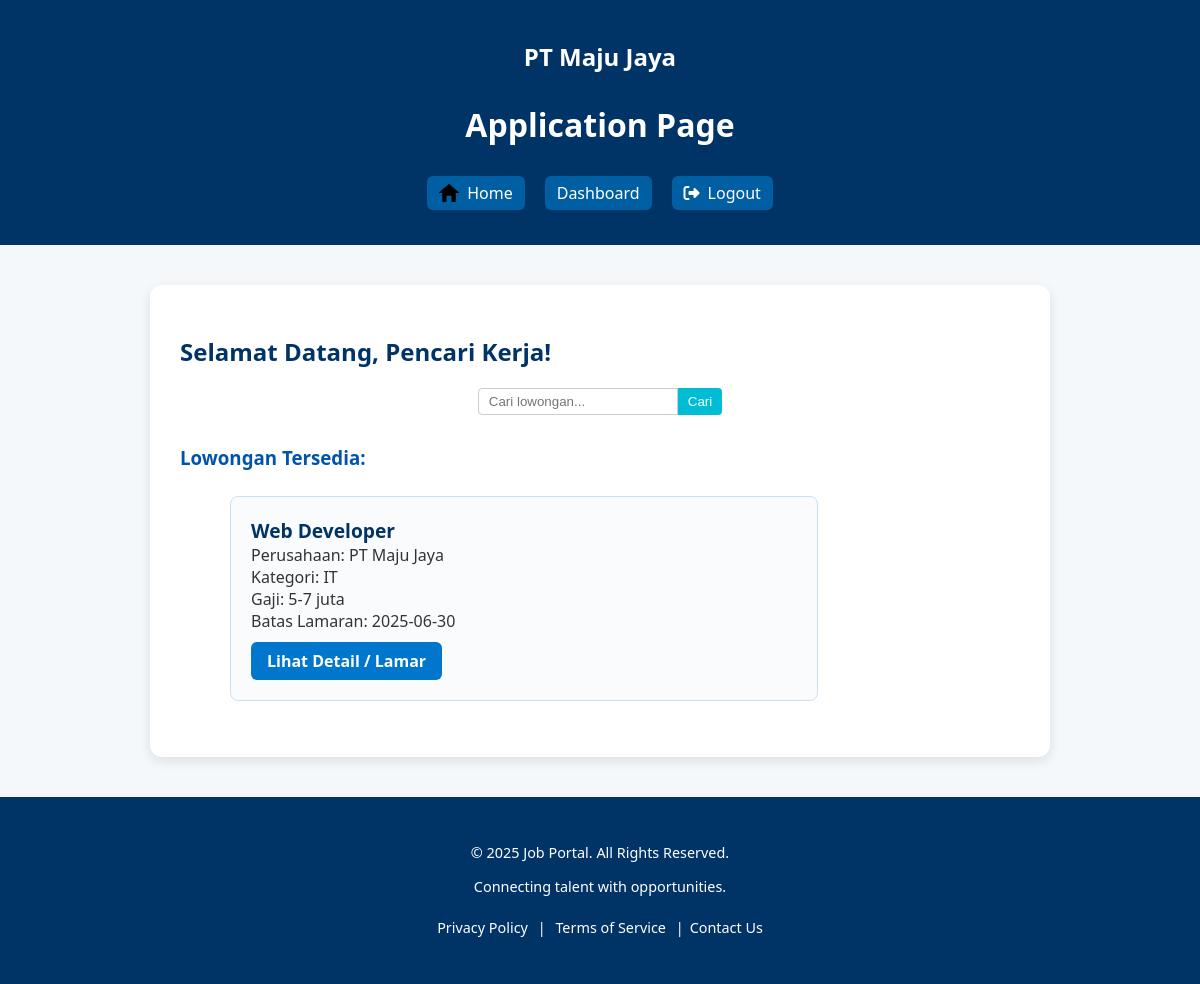
Screenshot of /halaman_pencari_kerja.php (signed in) with the database file from the repository.
### tables this page shows
CREATE TABLE `perusahaan` (
  `id` int(11) NOT NULL,
  `id_user` int(11) NOT NULL,
  `nama_perusahaan` varchar(100) NOT NULL,
  `lokasi` varchar(100) DEFAULT NULL,
  `logo` varchar(255) DEFAULT NULL
);

CREATE TABLE `lowongan` (
  `id` int(11) NOT NULL,
  `id_perusahaan` int(11) NOT NULL,
  `nama_pekerjaan` varchar(100) NOT NULL,
  `kategori` varchar(50) DEFAULT NULL,
  `jenis_pekerjaan` varchar(50) DEFAULT NULL,
  `rentang_gaji` varchar(50) DEFAULT NULL,
  `deskripsi` text DEFAULT NULL,
  `syarat` text DEFAULT NULL,
  `batas_lamaran` date DEFAULT NULL
);

### halaman_pencari_kerja.php (the view, shortened to what this page needs)
<?php
require_once 'config/koneksi.php';
$search = isset($_POST['src']) ? mysqli_real_escape_string($conn, $_POST['src']) : '';
if ($search) {
    $sql = "SELECT l.id, l.nama_pekerjaan, l.kategori, l.rentang_gaji, l.jenis_pekerjaan, l.deskripsi, l.syarat, l.batas_lamaran, p.nama_perusahaan
            FROM lowongan l
            JOIN perusahaan p ON l.id_perusahaan = p.id
            WHERE (l.nama_pekerjaan LIKE '%$search%'
                OR l.kategori LIKE '%$search%'
                OR l.jenis_pekerjaan LIKE '%$search%'
                OR l.deskripsi LIKE '%$search%'
                OR l.syarat LIKE '%$search%')
              AND l.batas_lamaran >= CURDATE()
            ORDER BY l.id DESC";
} else {
    $sql = "SELECT l.id, l.nama_pekerjaan, l.kategori, l.rentang_gaji, l.batas_lamaran, p.nama_perusahaan
            FROM lowongan l
            JOIN perusahaan p ON l.id_perusahaan = p.id
            WHERE l.batas_lamaran >= CURDATE()
            ORDER BY l.id DESC";
}
$result = mysqli_query($conn, $sql);
$lowongan = [];
if ($result && mysqli_num_rows($result) > 0) {
    while ($row = mysqli_fetch_assoc($result)) {
        $lowongan[] = $row;
    }
}
?>
<!DOCTYPE html>
<html lang="id">
<head>
    <link rel="stylesheet" href="css/halaman_pencari_kerja.css?<?php echo time(); ?>">
</head>
<body>
    <div class="wrapper">
        <?php
        include "include/header.php";
        ?>
        <div class="dashboard-container">
            <h2>Selamat Datang, Pencari Kerja!</h2>
            <form action="" method="post" class="search-bar">
                <input class="searchtext" type="search" name="src" id="SR" placeholder="Cari lowongan...">
                <input class="searchbutton" type="submit" name="src-sub" id="SR-sub" value="Cari">
            </form>
            <h3>Lowongan Tersedia:</h3>
            <?php if (empty($lowongan)): ?>
                <p>Belum ada lowongan tersedia.</p>
            <?php else: ?>
                <ul>
                    <main class="form-panel">
                        <table cellpadding="10" cellspacing="0" style="width: 100%; text-align: left;">
                            <tr>
                                <?php
                                foreach ($lowongan as $l):
                                ?>
                                    <td>
                                        <div class="job-job">
                                            <strong><?= htmlspecialchars($l['nama_pekerjaan']) ?></strong><br>
                                            Perusahaan: <?= htmlspecialchars($l['nama_perusahaan']) ?><br>
                                            Kategori: <?= htmlspecialchars($l['kategori']) ?><br>
                                            Gaji: <?= htmlspecialchars($l['rentang_gaji']) ?><br>
                                            Batas Lamaran: <?= htmlspecialchars($l['batas_lamaran']) ?><br>
                                            <a class="detail" href="detail_lowongan.php?id=<?= $l['id'] ?>">Lihat Detail / Lamar</a>
                                        </div>
                                    </td>
                                <?php
                                endforeach;
                                ?>
                            </tr>
                        </table>
                    </main>
                </ul>
            <?php endif; ?>
        </div>
        <?php
        include "include/footer.php";
        ?>
    </div>
</body>
</html>

### include/header.php (shortened to what this page needs)
<link rel="stylesheet" href="css/header.css?<?php echo time();?>">
<link rel="stylesheet" href="https://cdnjs.cloudflare.com/ajax/libs/font-awesome/6.5.0/css/all.min.css">
<?php
    require_once 'config/koneksi.php';
    $pageTitle = isset($customPageTitle) ? $customPageTitle : "Application Page";
    echo "<header class='head'>";
        if ($_SESSION) {
                if ($_SESSION['role'] == "perusahaan") {
                    $hquery = "SELECT * FROM perusahaan WHERE id_user = ?";
                    $hstmt = $conn->prepare($hquery);
                    $hstmt->bind_param("i", $_SESSION['user_id']);
                    $hstmt->execute();
                    $hresult = $hstmt->get_result();
                    $huser = $hresult -> fetch_assoc();
                    echo "<h2>".$huser['nama_perusahaan']."</h2>";
               }
        }
    echo    "<h1 class='header-title'> $pageTitle </h1>";
    echo    "<nav>";
    echo        "<a class='filter' href='halaman_pencari_kerja.php'> <img class='home-img' src='images/home.png' alt='Home'> Home</a>";
            if ($_SESSION) {
                if ($_SESSION['role'] == "perusahaan") {
                    echo "<a class='filter' href='dashboard_perusahaan.php'>Dashboard</a>";
                }
                    echo "<a class='filter' href='logout.php'>
                            <i class='fas fa-sign-out-alt'></i> Logout
                        </a>";
            } else {
                    echo "<a class='filter' href='login.php'>
                            <i class='fas fa-sign-in-alt'></i> Login
                        </a>";
            }
    echo    "</nav>";
    echo "</header>";
?>

### css/halaman_pencari_kerja.css (style rules this page uses)
html, body { height: 100%; margin: 0; padding: 0; }
.wrapper { min-height: 100vh; display: flex; flex-direction: column; }
body { margin: 0; font-family: 'Segoe UI', Tahoma, Geneva, Verdana, sans-serif; background-color: #f4f8fb; color: #333; }
a { color: #0066cc; text-decoration: none; }
header, footer { background-color: #003366; color: white; padding: 15px 30px; text-align: center; }
.dashboard-container { flex: 1; width: 70%; margin: 40px auto; background-color: white; padding: 30px; border-radius: 12px; box-shadow: 0 4px 12px rgba(0,0,0,0.1); min-height: 50%; }
.dashboard-container h2 { color: #003366; margin-bottom: 20px; }
.dashboard-container h3 { color: #0055aa; margin-top: 30px; margin-bottom: 15px; }
.form-panel { display: flex; flex-direction: column; gap: 25px; }
.job-job { border: 1px solid #cce0f5; background-color: #f9fbfd; padding: 20px; border-radius: 8px; transition: box-shadow 0.2s ease-in-out; width: 70%; }
.job-job strong { font-size: 1.2em; color: #003366; }
.detail { display: inline-block; margin-top: 10px; padding: 8px 16px; background-color: #0077cc; color: white; border-radius: 6px; font-weight: bold; transition: background-color 0.2s ease-in-out; }
.header-title { font-size: 20px; font-weight: bold; margin: 0; padding: 10px 0; color: white; }
.head { background-color: #003366; color: white; padding: 20px 30px; }
nav { margin-top: 10px; display: flex; flex-wrap: wrap; gap: 10px; }
nav .filter { color: white; font-weight: 500; padding: 6px 12px; background-color: #005fa3; border-radius: 6px; text-decoration: none; transition: background-color 0.2s; }
.search-bar { margin-top: 15px; }
.searchtext { padding: 8px; width: 200px; border-radius: 6px 0 0 6px; border: none; outline: none; }
.searchbutton { padding: 8px 12px; background-color: #0077cc; color: white; border: none; border-radius: 0 6px 6px 0; cursor: pointer; }

### css/header.css (style rules this page uses)
.head { background-color: #003366;; padding: 20px; color: white; display: flex; flex-direction: column; align-items: center; position: sticky; width: auto; height: 25%; }
.header-title { font-size: 2rem; margin-bottom: 10px; }
nav { display: flex; gap: 20px; margin-bottom: 15px; }
.filter { text-decoration: none; color: #ffffff; font-weight: bold; display: flex; align-items: center; gap: 8px; }
.home-img { width: 20px; height: 20px; }
.search-bar { display: flex; justify-content: center; width: 100%; }
.searchtext { padding: 5px 10px; width: 200px; border: 1px solid #ccc; border-radius: 4px 0 0 4px; }
.searchbutton { padding: 5px 10px; background-color: #00bcd4; border: none; color: white; border-radius: 0 4px 4px 0; cursor: pointer; }

### rows the page displays
perusahaan: nama_perusahaan "PT Maju Jaya"
lowongan: nama_pekerjaan "Web Developer", id_perusahaan.nama_perusahaan "PT Maju Jaya", kategori "IT", rentang_gaji "5-7 juta", batas_lamaran "2025-06-30"

### other values shown
$pageTitle "Application Page"
